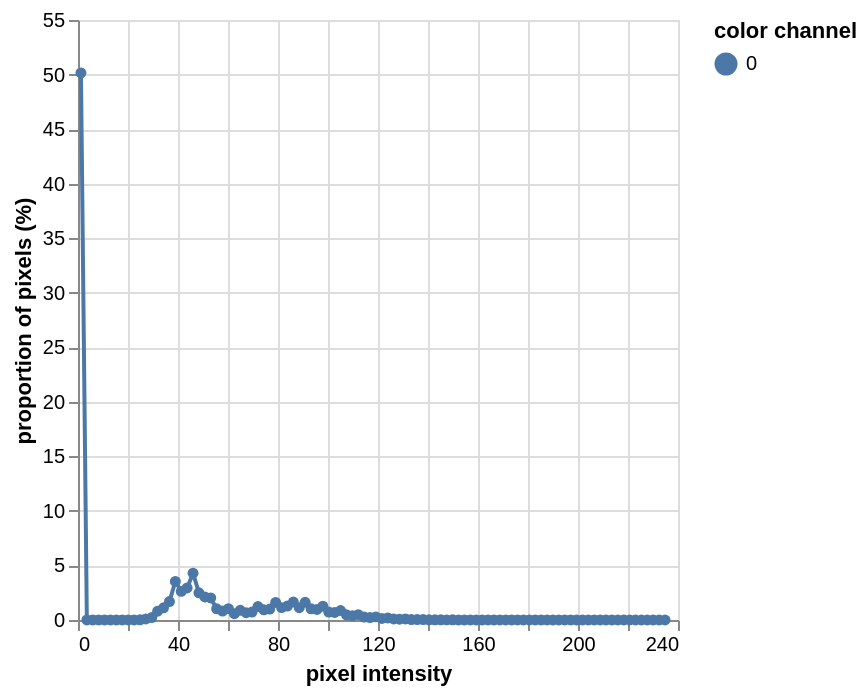

Notebook code for this chart:
### Code cell
# Channel s from the HSV colorspace looks good
# Let's convert the image to grayscale in that channel and look at the distribution of pixel values

gray_s = pcv.rgb2gray_hsv(img, channel="s")

dist = pcv.visualize.histogram(gray_s)

### Figure 1 — Vega-Lite specification as saved in the notebook (floating-point values rounded to 4 significant figures)
{"config": {"view": {"continuousWidth": 300, "continuousHeight": 300}}, "data": {"name": "data-03557f142dcef5dcc4f47ca5437f3010"}, "mark": {"type": "line", "point": true}, "encoding": {"color": {"field": "color channel", "type": "nominal"}, "tooltip": [{"field": "pixel intensity", "type": "quantitative"}, {"field": "proportion of pixels (%)", "type": "quantitative"}], "x": {"field": "pixel intensity", "type": "quantitative"}, "y": {"field": "proportion of pixels (%)", "type": "quantitative"}}, "$schema": "https://vega.github.io/schema/vega-lite/v5.20.1.json", "datasets": {"data-03557f142dcef5dcc4f47ca5437f3010": [{"pixel intensity": 1.18, "proportion of pixels (%)": 50.15, "hist_count": 686121, "color channel": "0"}, {"pixel intensity": 3.54, "proportion of pixels (%)": 0.0005847, "hist_count": 8, "color channel": "0"}, {"pixel intensity": 5.9, "proportion of pixels (%)": 0.000804, "hist_count": 11, "color channel": "0"}, {"pixel intensity": 8.26, "proportion of pixels (%)": 0.0005116, "hist_count": 7, "color channel": "0"}, {"pixel intensity": 10.62, "proportion of pixels (%)": 0.0007309, "hist_count": 10, "color channel": "0"}, {"pixel intensity": 12.98, "proportion of pixels (%)": 0.001243, "hist_count": 17, "color channel": "0"}, {"pixel intensity": 15.34, "proportion of pixels (%)": 0.0007309, "hist_count": 10, "color channel": "0"}, {"pixel intensity": 17.7, "proportion of pixels (%)": 0.001389, "hist_count": 19, "color channel": "0"}, {"pixel intensity": 20.06, "proportion of pixels (%)": 0.004239, "hist_count": 58, "color channel": "0"}, {"pixel intensity": 22.42, "proportion of pixels (%)": 0.006578, "hist_count": 90, "color channel": "0"}, {"pixel intensity": 24.78, "proportion of pixels (%)": 0.02068, "hist_count": 283, "color channel": "0"}, {"pixel intensity": 27.14, "proportion of pixels (%)": 0.1004, "hist_count": 1373, "color channel": "0"}, {"pixel intensity": 29.5, "proportion of pixels (%)": 0.2215, "hist_count": 3031, "color channel": "0"}, {"pixel intensity": 31.86, "proportion of pixels (%)": 0.8052, "hist_count": 11017, "color channel": "0"}, {"pixel intensity": 34.22, "proportion of pixels (%)": 1.115, "hist_count": 15250, "color channel": "0"}, {"pixel intensity": 36.58, "proportion of pixels (%)": 1.691, "hist_count": 23142, "color channel": "0"}, {"pixel intensity": 38.94, "proportion of pixels (%)": 3.533, "hist_count": 48344, "color channel": "0"}, {"pixel intensity": 41.3, "proportion of pixels (%)": 2.623, "hist_count": 35886, "color channel": "0"}, {"pixel intensity": 43.66, "proportion of pixels (%)": 2.941, "hist_count": 40237, "color channel": "0"}, {"pixel intensity": 46.02, "proportion of pixels (%)": 4.287, "hist_count": 58653, "color channel": "0"}, {"pixel intensity": 48.38, "proportion of pixels (%)": 2.495, "hist_count": 34141, "color channel": "0"}, {"pixel intensity": 50.74, "proportion of pixels (%)": 2.116, "hist_count": 28953, "color channel": "0"}, {"pixel intensity": 53.1, "proportion of pixels (%)": 2.021, "hist_count": 27657, "color channel": "0"}, {"pixel intensity": 55.46, "proportion of pixels (%)": 1.026, "hist_count": 14033, "color channel": "0"}, {"pixel intensity": 57.82, "proportion of pixels (%)": 0.8175, "hist_count": 11185, "color channel": "0"}, {"pixel intensity": 60.18, "proportion of pixels (%)": 1.032, "hist_count": 14122, "color channel": "0"}, {"pixel intensity": 62.54, "proportion of pixels (%)": 0.578, "hist_count": 7908, "color channel": "0"}, {"pixel intensity": 64.9, "proportion of pixels (%)": 0.8931, "hist_count": 12219, "color channel": "0"}, {"pixel intensity": 67.26, "proportion of pixels (%)": 0.6688, "hist_count": 9151, "color channel": "0"}, {"pixel intensity": 69.62, "proportion of pixels (%)": 0.7308, "hist_count": 9999, "color channel": "0"}, {"pixel intensity": 71.98, "proportion of pixels (%)": 1.231, "hist_count": 16838, "color channel": "0"}, {"pixel intensity": 74.34, "proportion of pixels (%)": 0.9349, "hist_count": 12791, "color channel": "0"}, {"pixel intensity": 76.7, "proportion of pixels (%)": 1.002, "hist_count": 13711, "color channel": "0"}, {"pixel intensity": 79.06, "proportion of pixels (%)": 1.61, "hist_count": 22031, "color channel": "0"}, {"pixel intensity": 81.42, "proportion of pixels (%)": 1.136, "hist_count": 15539, "color channel": "0"}, {"pixel intensity": 83.78, "proportion of pixels (%)": 1.283, "hist_count": 17552, "color channel": "0"}, {"pixel intensity": 86.14, "proportion of pixels (%)": 1.641, "hist_count": 22454, "color channel": "0"}, {"pixel intensity": 88.5, "proportion of pixels (%)": 1.132, "hist_count": 15483, "color channel": "0"}, {"pixel intensity": 90.86, "proportion of pixels (%)": 1.618, "hist_count": 22143, "color channel": "0"}, {"pixel intensity": 93.22, "proportion of pixels (%)": 1.025, "hist_count": 14023, "color channel": "0"}, {"pixel intensity": 95.58, "proportion of pixels (%)": 0.9683, "hist_count": 13248, "color channel": "0"}, {"pixel intensity": 97.94, "proportion of pixels (%)": 1.27, "hist_count": 17372, "color channel": "0"}, {"pixel intensity": 100.3, "proportion of pixels (%)": 0.7314, "hist_count": 10007, "color channel": "0"}, {"pixel intensity": 102.7, "proportion of pixels (%)": 0.6885, "hist_count": 9420, "color channel": "0"}, {"pixel intensity": 105.0, "proportion of pixels (%)": 0.8644, "hist_count": 11826, "color channel": "0"}, {"pixel intensity": 107.4, "proportion of pixels (%)": 0.4746, "hist_count": 6494, "color channel": "0"}, {"pixel intensity": 109.7, "proportion of pixels (%)": 0.3896, "hist_count": 5330, "color channel": "0"}, {"pixel intensity": 112.1, "proportion of pixels (%)": 0.4921, "hist_count": 6733, "color channel": "0"}, {"pixel intensity": 114.5, "proportion of pixels (%)": 0.2712, "hist_count": 3710, "color channel": "0"}, {"pixel intensity": 116.8, "proportion of pixels (%)": 0.2263, "hist_count": 3096, "color channel": "0"}, {"pixel intensity": 119.2, "proportion of pixels (%)": 0.2848, "hist_count": 3896, "color channel": "0"}, {"pixel intensity": 121.5, "proportion of pixels (%)": 0.1461, "hist_count": 1999, "color channel": "0"}, {"pixel intensity": 123.9, "proportion of pixels (%)": 0.1836, "hist_count": 2512, "color channel": "0"}, {"pixel intensity": 126.3, "proportion of pixels (%)": 0.09275, "hist_count": 1269, "color channel": "0"}, {"pixel intensity": 128.6, "proportion of pixels (%)": 0.07441, "hist_count": 1018, "color channel": "0"}, {"pixel intensity": 131.0, "proportion of pixels (%)": 0.09231, "hist_count": 1263, "color channel": "0"}, {"pixel intensity": 133.3, "proportion of pixels (%)": 0.04261, "hist_count": 583, "color channel": "0"}, {"pixel intensity": 135.7, "proportion of pixels (%)": 0.0391, "hist_count": 535, "color channel": "0"}, {"pixel intensity": 138.1, "proportion of pixels (%)": 0.04261, "hist_count": 583, "color channel": "0"}, {"pixel intensity": 140.4, "proportion of pixels (%)": 0.02171, "hist_count": 297, "color channel": "0"}, {"pixel intensity": 142.8, "proportion of pixels (%)": 0.01783, "hist_count": 244, "color channel": "0"}, {"pixel intensity": 145.1, "proportion of pixels (%)": 0.02163, "hist_count": 296, "color channel": "0"}, {"pixel intensity": 147.5, "proportion of pixels (%)": 0.01001, "hist_count": 137, "color channel": "0"}, {"pixel intensity": 149.9, "proportion of pixels (%)": 0.01484, "hist_count": 203, "color channel": "0"}, {"pixel intensity": 152.2, "proportion of pixels (%)": 0.006724, "hist_count": 92, "color channel": "0"}, {"pixel intensity": 154.6, "proportion of pixels (%)": 0.005555, "hist_count": 76, "color channel": "0"}, {"pixel intensity": 156.9, "proportion of pixels (%)": 0.007748, "hist_count": 106, "color channel": "0"}, {"pixel intensity": 159.3, "proportion of pixels (%)": 0.003435, "hist_count": 47, "color channel": "0"}, {"pixel intensity": 161.7, "proportion of pixels (%)": 0.002193, "hist_count": 30, "color channel": "0"}, {"pixel intensity": 164.0, "proportion of pixels (%)": 0.003728, "hist_count": 51, "color channel": "0"}, {"pixel intensity": 166.4, "proportion of pixels (%)": 0.001973, "hist_count": 27, "color channel": "0"}, {"pixel intensity": 168.7, "proportion of pixels (%)": 0.001243, "hist_count": 17, "color channel": "0"}, {"pixel intensity": 171.1, "proportion of pixels (%)": 0.002193, "hist_count": 30, "color channel": "0"}, {"pixel intensity": 173.5, "proportion of pixels (%)": 0.001535, "hist_count": 21, "color channel": "0"}, {"pixel intensity": 175.8, "proportion of pixels (%)": 0.0006578, "hist_count": 9, "color channel": "0"}, {"pixel intensity": 178.2, "proportion of pixels (%)": 0.001535, "hist_count": 21, "color channel": "0"}, {"pixel intensity": 180.5, "proportion of pixels (%)": 0.001023, "hist_count": 14, "color channel": "0"}, {"pixel intensity": 182.9, "proportion of pixels (%)": 0.0005116, "hist_count": 7, "color channel": "0"}, {"pixel intensity": 185.3, "proportion of pixels (%)": 0.0004385, "hist_count": 6, "color channel": "0"}, {"pixel intensity": 187.6, "proportion of pixels (%)": 0.0002193, "hist_count": 3, "color channel": "0"}, {"pixel intensity": 190.0, "proportion of pixels (%)": 0.0002924, "hist_count": 4, "color channel": "0"}, {"pixel intensity": 192.3, "proportion of pixels (%)": 0.0002924, "hist_count": 4, "color channel": "0"}, {"pixel intensity": 194.7, "proportion of pixels (%)": 0.0002193, "hist_count": 3, "color channel": "0"}, {"pixel intensity": 197.1, "proportion of pixels (%)": 0.0005116, "hist_count": 7, "color channel": "0"}, {"pixel intensity": 199.4, "proportion of pixels (%)": 0.0, "hist_count": 0, "color channel": "0"}, {"pixel intensity": 201.8, "proportion of pixels (%)": 0.0003655, "hist_count": 5, "color channel": "0"}, {"pixel intensity": 204.1, "proportion of pixels (%)": 0.0001462, "hist_count": 2, "color channel": "0"}, {"pixel intensity": 206.5, "proportion of pixels (%)": 0.0003655, "hist_count": 5, "color channel": "0"}, {"pixel intensity": 208.9, "proportion of pixels (%)": 0.0002193, "hist_count": 3, "color channel": "0"}, {"pixel intensity": 211.2, "proportion of pixels (%)": 7.309e-05, "hist_count": 1, "color channel": "0"}, {"pixel intensity": 213.6, "proportion of pixels (%)": 0.0002924, "hist_count": 4, "color channel": "0"}, {"pixel intensity": 215.9, "proportion of pixels (%)": 0.0001462, "hist_count": 2, "color channel": "0"}, {"pixel intensity": 218.3, "proportion of pixels (%)": 7.309e-05, "hist_count": 1, "color channel": "0"}, {"pixel intensity": 220.7, "proportion of pixels (%)": 0.0, "hist_count": 0, "color channel": "0"}, {"pixel intensity": 223.0, "proportion of pixels (%)": 0.0, "hist_count": 0, "color channel": "0"}, {"pixel intensity": 225.4, "proportion of pixels (%)": 7.309e-05, "hist_count": 1, "color channel": "0"}, {"pixel intensity": 227.7, "proportion of pixels (%)": 0.0, "hist_count": 0, "color channel": "0"}, {"pixel intensity": 230.1, "proportion of pixels (%)": 0.0, "hist_count": 0, "color channel": "0"}, {"pixel intensity": 232.5, "proportion of pixels (%)": 0.0, "hist_count": 0, "color channel": "0"}, {"pixel intensity": 234.8, "proportion of pixels (%)": 7.309e-05, "hist_count": 1, "color channel": "0"}]}}
